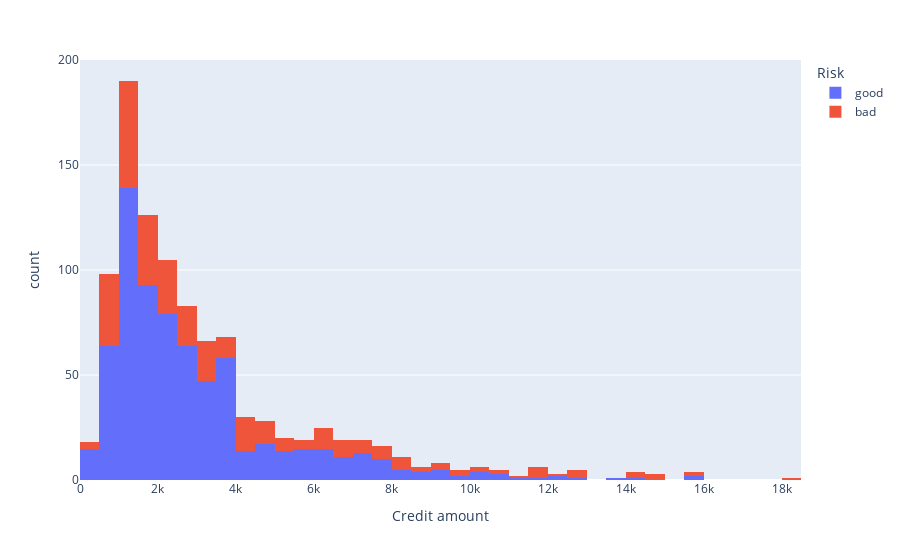

Write notebook code for a chart like this one.
### Code cell
fig = px.histogram(df, x="Credit amount", color="Risk")
fig.show()

### Figure 1 — Plotly figure (JSON) as saved in the notebook; plotly's stock layout.template omitted (floating-point values rounded to 4 significant figures; data arrays with more than 128 entries replaced by an {"elided": "..."} marker saying what was removed)
{"data": [{"alignmentgroup": "True", "bingroup": "x", "hovertemplate": "Risk=good<br>Credit amount=%{x}<br>count=%{y}<extra></extra>", "legendgroup": "good", "marker": {"color": "#636efa", "pattern": {"shape": ""}}, "name": "good", "offsetgroup": "good", "orientation": "v", "showlegend": true, "type": "histogram", "x": {"elided": "700 int values"}, "xaxis": "x", "yaxis": "y"}, {"alignmentgroup": "True", "bingroup": "x", "hovertemplate": "Risk=bad<br>Credit amount=%{x}<br>count=%{y}<extra></extra>", "legendgroup": "bad", "marker": {"color": "#EF553B", "pattern": {"shape": ""}}, "name": "bad", "offsetgroup": "bad", "orientation": "v", "showlegend": true, "type": "histogram", "x": {"elided": "300 int values"}, "xaxis": "x", "yaxis": "y"}], "layout": {"barmode": "relative", "legend": {"title": {"text": "Risk"}, "tracegroupgap": 0}, "margin": {"t": 60}, "xaxis": {"anchor": "y", "domain": [0, 1], "title": {"text": "Credit amount"}}, "yaxis": {"anchor": "x", "domain": [0, 1], "title": {"text": "count"}}}}
